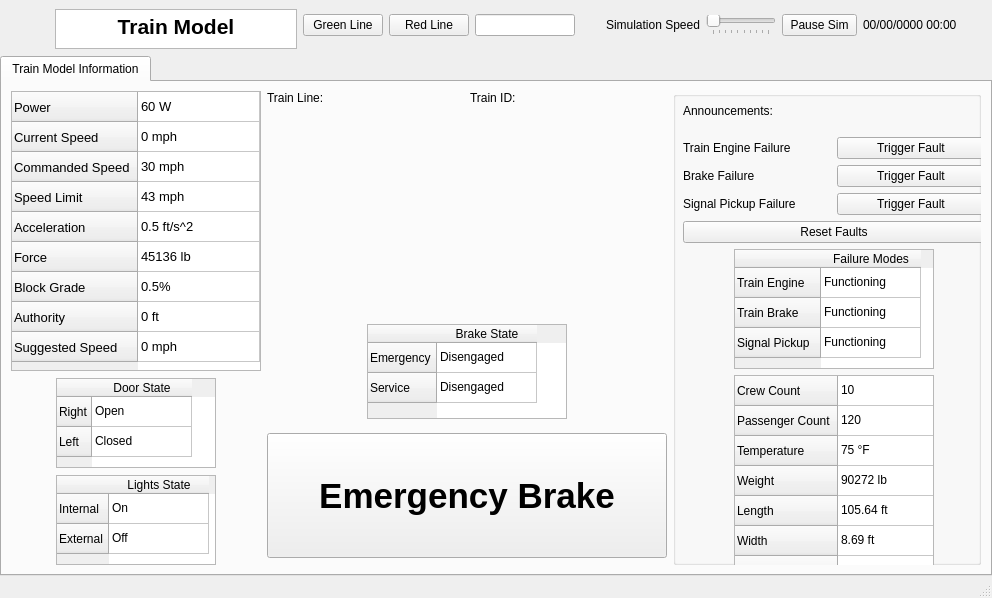
<?xml version="1.0" encoding="UTF-8"?>
<ui version="4.0">
 <class>MainWindow</class>
 <widget class="QMainWindow" name="MainWindow">
  <property name="geometry">
   <rect>
    <x>0</x>
    <y>0</y>
    <width>992</width>
    <height>598</height>
   </rect>
  </property>
  <property name="windowTitle">
   <string>MainWindow</string>
  </property>
  <widget class="QWidget" name="centralwidget">
   <property name="layoutDirection">
    <enum>Qt::LeftToRight</enum>
   </property>
   <property name="autoFillBackground">
    <bool>false</bool>
   </property>
   <layout class="QGridLayout" name="gridLayout_2">
    <property name="leftMargin">
     <number>0</number>
    </property>
    <property name="topMargin">
     <number>0</number>
    </property>
    <property name="rightMargin">
     <number>0</number>
    </property>
    <property name="bottomMargin">
     <number>0</number>
    </property>
    <item row="0" column="0">
     <widget class="QWidget" name="header_widget" native="true">
      <property name="sizePolicy">
       <sizepolicy hsizetype="Preferred" vsizetype="Fixed">
        <horstretch>0</horstretch>
        <verstretch>0</verstretch>
       </sizepolicy>
      </property>
      <property name="minimumSize">
       <size>
        <width>0</width>
        <height>50</height>
       </size>
      </property>
      <layout class="QHBoxLayout" name="header_layout">
       <item>
        <widget class="QLabel" name="AuroraIMG">
         <property name="sizePolicy">
          <sizepolicy hsizetype="Minimum" vsizetype="Minimum">
           <horstretch>0</horstretch>
           <verstretch>0</verstretch>
          </sizepolicy>
         </property>
         <property name="minimumSize">
          <size>
           <width>40</width>
           <height>40</height>
          </size>
         </property>
         <property name="maximumSize">
          <size>
           <width>70</width>
           <height>40</height>
          </size>
         </property>
         <property name="text">
          <string/>
         </property>
         <property name="pixmap">
          <pixmap>images/AuroraLogo.png</pixmap>
         </property>
         <property name="scaledContents">
          <bool>true</bool>
         </property>
        </widget>
       </item>
       <item alignment="Qt::AlignHCenter|Qt::AlignVCenter">
        <widget class="QTextBrowser" name="LogoBrower">
         <property name="sizePolicy">
          <sizepolicy hsizetype="Minimum" vsizetype="Minimum">
           <horstretch>0</horstretch>
           <verstretch>0</verstretch>
          </sizepolicy>
         </property>
         <property name="minimumSize">
          <size>
           <width>100</width>
           <height>40</height>
          </size>
         </property>
         <property name="maximumSize">
          <size>
           <width>16777215</width>
           <height>40</height>
          </size>
         </property>
         <property name="verticalScrollBarPolicy">
          <enum>Qt::ScrollBarAlwaysOff</enum>
         </property>
         <property name="html">
          <string>&lt;!DOCTYPE HTML PUBLIC &quot;-//W3C//DTD HTML 4.0//EN&quot; &quot;http://www.w3.org/TR/REC-html40/strict.dtd&quot;&gt;
&lt;html&gt;&lt;head&gt;&lt;meta name=&quot;qrichtext&quot; content=&quot;1&quot; /&gt;&lt;style type=&quot;text/css&quot;&gt;
p, li { white-space: pre-wrap; }
&lt;/style&gt;&lt;/head&gt;&lt;body style=&quot; font-family:'MS Shell Dlg 2'; font-size:8.25pt; font-weight:400; font-style:normal;&quot;&gt;
&lt;p align=&quot;center&quot; style=&quot; margin-top:0px; margin-bottom:0px; margin-left:0px; margin-right:0px; -qt-block-indent:0; text-indent:0px;&quot;&gt;&lt;span style=&quot; font-size:16pt; font-weight:600;&quot;&gt;Train Model&lt;/span&gt;&lt;/p&gt;&lt;/body&gt;&lt;/html&gt;</string>
         </property>
        </widget>
       </item>
       <item>
        <layout class="QGridLayout" name="gridLayout">
         <item row="0" column="1">
          <widget class="QPushButton" name="redButton">
           <property name="text">
            <string>Red Line</string>
           </property>
          </widget>
         </item>
         <item row="0" column="2">
          <widget class="QLineEdit" name="TrainIdIn">
           <property name="sizePolicy">
            <sizepolicy hsizetype="MinimumExpanding" vsizetype="Fixed">
             <horstretch>0</horstretch>
             <verstretch>0</verstretch>
            </sizepolicy>
           </property>
           <property name="minimumSize">
            <size>
             <width>100</width>
             <height>0</height>
            </size>
           </property>
           <property name="maximumSize">
            <size>
             <width>50</width>
             <height>16777215</height>
            </size>
           </property>
          </widget>
         </item>
         <item row="0" column="0">
          <widget class="QPushButton" name="greenButton">
           <property name="text">
            <string>Green Line</string>
           </property>
          </widget>
         </item>
        </layout>
       </item>
       <item>
        <spacer name="horizontalSpacer">
         <property name="orientation">
          <enum>Qt::Horizontal</enum>
         </property>
         <property name="sizeHint" stdset="0">
          <size>
           <width>40</width>
           <height>20</height>
          </size>
         </property>
        </spacer>
       </item>
       <item>
        <layout class="QHBoxLayout" name="time_control">
         <item>
          <widget class="QLabel" name="simulation_speed_txt">
           <property name="text">
            <string>Simulation Speed</string>
           </property>
          </widget>
         </item>
         <item>
          <widget class="QSlider" name="simSlider">
           <property name="minimumSize">
            <size>
             <width>50</width>
             <height>0</height>
            </size>
           </property>
           <property name="minimum">
            <number>1</number>
           </property>
           <property name="maximum">
            <number>10</number>
           </property>
           <property name="pageStep">
            <number>1</number>
           </property>
           <property name="tracking">
            <bool>false</bool>
           </property>
           <property name="orientation">
            <enum>Qt::Horizontal</enum>
           </property>
           <property name="tickPosition">
            <enum>QSlider::TicksBelow</enum>
           </property>
           <property name="tickInterval">
            <number>1</number>
           </property>
          </widget>
         </item>
         <item>
          <widget class="QPushButton" name="pauseSim">
           <property name="maximumSize">
            <size>
             <width>75</width>
             <height>16777215</height>
            </size>
           </property>
           <property name="text">
            <string>Pause Sim</string>
           </property>
          </widget>
         </item>
         <item>
          <widget class="QLabel" name="timeLabel">
           <property name="minimumSize">
            <size>
             <width>120</width>
             <height>0</height>
            </size>
           </property>
           <property name="maximumSize">
            <size>
             <width>120</width>
             <height>16777215</height>
            </size>
           </property>
           <property name="text">
            <string>00/00/0000 00:00</string>
           </property>
          </widget>
         </item>
        </layout>
       </item>
      </layout>
     </widget>
    </item>
    <item row="1" column="0">
     <widget class="QTabWidget" name="TrainModelInformation">
      <property name="sizePolicy">
       <sizepolicy hsizetype="Expanding" vsizetype="Expanding">
        <horstretch>0</horstretch>
        <verstretch>0</verstretch>
       </sizepolicy>
      </property>
      <property name="font">
       <font>
        <pointsize>9</pointsize>
       </font>
      </property>
      <property name="currentIndex">
       <number>0</number>
      </property>
      <widget class="QWidget" name="Train_Model_Information">
       <attribute name="title">
        <string>Train Model Information</string>
       </attribute>
       <layout class="QGridLayout" name="gridLayout_8">
        <item row="0" column="0">
         <layout class="QHBoxLayout" name="horizontalLayout_2" stretch="0,0,0">
          <property name="sizeConstraint">
           <enum>QLayout::SetNoConstraint</enum>
          </property>
          <item>
           <layout class="QGridLayout" name="train_left_layout">
            <property name="verticalSpacing">
             <number>0</number>
            </property>
            <item row="0" column="0">
             <widget class="QTableWidget" name="PhysicalData">
              <property name="sizePolicy">
               <sizepolicy hsizetype="MinimumExpanding" vsizetype="MinimumExpanding">
                <horstretch>0</horstretch>
                <verstretch>0</verstretch>
               </sizepolicy>
              </property>
              <property name="minimumSize">
               <size>
                <width>250</width>
                <height>280</height>
               </size>
              </property>
              <property name="maximumSize">
               <size>
                <width>250</width>
                <height>16777215</height>
               </size>
              </property>
              <property name="font">
               <font>
                <pointsize>10</pointsize>
               </font>
              </property>
              <property name="editTriggers">
               <set>QAbstractItemView::NoEditTriggers</set>
              </property>
              <property name="columnCount">
               <number>1</number>
              </property>
              <attribute name="horizontalHeaderVisible">
               <bool>false</bool>
              </attribute>
              <attribute name="horizontalHeaderCascadingSectionResizes">
               <bool>true</bool>
              </attribute>
              <attribute name="horizontalHeaderDefaultSectionSize">
               <number>100</number>
              </attribute>
              <attribute name="horizontalHeaderMinimumSectionSize">
               <number>55</number>
              </attribute>
              <attribute name="horizontalHeaderStretchLastSection">
               <bool>true</bool>
              </attribute>
              <attribute name="verticalHeaderVisible">
               <bool>true</bool>
              </attribute>
              <attribute name="verticalHeaderCascadingSectionResizes">
               <bool>true</bool>
              </attribute>
              <row>
               <property name="text">
                <string>Power</string>
               </property>
              </row>
              <row>
               <property name="text">
                <string>Current Speed</string>
               </property>
              </row>
              <row>
               <property name="text">
                <string>Commanded Speed</string>
               </property>
              </row>
              <row>
               <property name="text">
                <string>Speed Limit</string>
               </property>
              </row>
              <row>
               <property name="text">
                <string>Acceleration</string>
               </property>
              </row>
              <row>
               <property name="text">
                <string>Force</string>
               </property>
              </row>
              <row>
               <property name="text">
                <string>Block Grade</string>
               </property>
              </row>
              <row>
               <property name="text">
                <string>Authority</string>
               </property>
              </row>
              <row>
               <property name="text">
                <string>Suggested Speed</string>
               </property>
              </row>
              <column>
               <property name="text">
                <string>Train Data</string>
               </property>
              </column>
              <item row="0" column="0">
               <property name="text">
                <string>60 W</string>
               </property>
              </item>
              <item row="1" column="0">
               <property name="text">
                <string>0 mph</string>
               </property>
              </item>
              <item row="2" column="0">
               <property name="text">
                <string>30 mph</string>
               </property>
              </item>
              <item row="3" column="0">
               <property name="text">
                <string>43 mph</string>
               </property>
              </item>
              <item row="4" column="0">
               <property name="text">
                <string>0.5 ft/s^2</string>
               </property>
              </item>
              <item row="5" column="0">
               <property name="text">
                <string>45136 lb</string>
               </property>
              </item>
              <item row="6" column="0">
               <property name="text">
                <string>0.5%</string>
               </property>
              </item>
              <item row="7" column="0">
               <property name="text">
                <string>0 ft</string>
               </property>
              </item>
              <item row="8" column="0">
               <property name="text">
                <string>0 mph</string>
               </property>
              </item>
             </widget>
            </item>
            <item row="2" column="0" alignment="Qt::AlignHCenter">
             <widget class="QTableWidget" name="DoorState">
              <property name="sizePolicy">
               <sizepolicy hsizetype="Minimum" vsizetype="Minimum">
                <horstretch>0</horstretch>
                <verstretch>0</verstretch>
               </sizepolicy>
              </property>
              <property name="minimumSize">
               <size>
                <width>160</width>
                <height>90</height>
               </size>
              </property>
              <property name="maximumSize">
               <size>
                <width>160</width>
                <height>90</height>
               </size>
              </property>
              <property name="editTriggers">
               <set>QAbstractItemView::NoEditTriggers</set>
              </property>
              <row>
               <property name="text">
                <string>Right</string>
               </property>
              </row>
              <row>
               <property name="text">
                <string>Left</string>
               </property>
              </row>
              <column>
               <property name="text">
                <string>Door State</string>
               </property>
              </column>
              <item row="0" column="0">
               <property name="text">
                <string>Open</string>
               </property>
              </item>
              <item row="1" column="0">
               <property name="text">
                <string>Closed</string>
               </property>
              </item>
             </widget>
            </item>
            <item row="5" column="0" alignment="Qt::AlignHCenter|Qt::AlignVCenter">
             <widget class="QTableWidget" name="LightsState">
              <property name="sizePolicy">
               <sizepolicy hsizetype="Minimum" vsizetype="Minimum">
                <horstretch>0</horstretch>
                <verstretch>0</verstretch>
               </sizepolicy>
              </property>
              <property name="minimumSize">
               <size>
                <width>160</width>
                <height>90</height>
               </size>
              </property>
              <property name="maximumSize">
               <size>
                <width>160</width>
                <height>90</height>
               </size>
              </property>
              <property name="editTriggers">
               <set>QAbstractItemView::NoEditTriggers</set>
              </property>
              <row>
               <property name="text">
                <string>Internal</string>
               </property>
              </row>
              <row>
               <property name="text">
                <string>External</string>
               </property>
              </row>
              <column>
               <property name="text">
                <string>Lights State</string>
               </property>
              </column>
              <item row="0" column="0">
               <property name="text">
                <string>On</string>
               </property>
              </item>
              <item row="1" column="0">
               <property name="text">
                <string>Off</string>
               </property>
              </item>
             </widget>
            </item>
            <item row="1" column="0">
             <spacer name="verticalSpacer">
              <property name="orientation">
               <enum>Qt::Vertical</enum>
              </property>
              <property name="sizeHint" stdset="0">
               <size>
                <width>20</width>
                <height>40</height>
               </size>
              </property>
             </spacer>
            </item>
            <item row="3" column="0">
             <spacer name="verticalSpacer_5">
              <property name="orientation">
               <enum>Qt::Vertical</enum>
              </property>
              <property name="sizeHint" stdset="0">
               <size>
                <width>20</width>
                <height>40</height>
               </size>
              </property>
             </spacer>
            </item>
           </layout>
          </item>
          <item>
           <layout class="QGridLayout" name="mid_layout">
            <property name="sizeConstraint">
             <enum>QLayout::SetDefaultConstraint</enum>
            </property>
            <item row="5" column="0">
             <widget class="QPushButton" name="EmergencyButton">
              <property name="sizePolicy">
               <sizepolicy hsizetype="Maximum" vsizetype="Maximum">
                <horstretch>0</horstretch>
                <verstretch>0</verstretch>
               </sizepolicy>
              </property>
              <property name="minimumSize">
               <size>
                <width>400</width>
                <height>125</height>
               </size>
              </property>
              <property name="maximumSize">
               <size>
                <width>500</width>
                <height>125</height>
               </size>
              </property>
              <property name="font">
               <font>
                <pointsize>26</pointsize>
                <weight>75</weight>
                <bold>true</bold>
               </font>
              </property>
              <property name="text">
               <string>Emergency Brake</string>
              </property>
             </widget>
            </item>
            <item row="6" column="0">
             <spacer name="verticalSpacer_2">
              <property name="orientation">
               <enum>Qt::Vertical</enum>
              </property>
              <property name="sizeHint" stdset="0">
               <size>
                <width>20</width>
                <height>40</height>
               </size>
              </property>
             </spacer>
            </item>
            <item row="0" column="0">
             <layout class="QHBoxLayout" name="train_info_layout">
              <item>
               <widget class="QLabel" name="TrainLine">
                <property name="text">
                 <string>Train Line: </string>
                </property>
               </widget>
              </item>
              <item>
               <widget class="QLabel" name="TrainID">
                <property name="text">
                 <string>Train ID: </string>
                </property>
               </widget>
              </item>
             </layout>
            </item>
            <item row="1" column="0" alignment="Qt::AlignHCenter|Qt::AlignVCenter">
             <widget class="QLabel" name="Advertisment">
              <property name="sizePolicy">
               <sizepolicy hsizetype="Fixed" vsizetype="Fixed">
                <horstretch>0</horstretch>
                <verstretch>0</verstretch>
               </sizepolicy>
              </property>
              <property name="minimumSize">
               <size>
                <width>100</width>
                <height>200</height>
               </size>
              </property>
              <property name="maximumSize">
               <size>
                <width>300</width>
                <height>400</height>
               </size>
              </property>
              <property name="text">
               <string/>
              </property>
              <property name="pixmap">
               <pixmap>images/Ad_3.png</pixmap>
              </property>
              <property name="scaledContents">
               <bool>true</bool>
              </property>
             </widget>
            </item>
            <item row="3" column="0" alignment="Qt::AlignHCenter">
             <widget class="QTableWidget" name="BrakeState">
              <property name="sizePolicy">
               <sizepolicy hsizetype="Minimum" vsizetype="Minimum">
                <horstretch>0</horstretch>
                <verstretch>0</verstretch>
               </sizepolicy>
              </property>
              <property name="minimumSize">
               <size>
                <width>200</width>
                <height>95</height>
               </size>
              </property>
              <property name="maximumSize">
               <size>
                <width>200</width>
                <height>95</height>
               </size>
              </property>
              <property name="font">
               <font>
                <pointsize>9</pointsize>
               </font>
              </property>
              <property name="editTriggers">
               <set>QAbstractItemView::NoEditTriggers</set>
              </property>
              <row>
               <property name="text">
                <string>Emergency</string>
               </property>
              </row>
              <row>
               <property name="text">
                <string>Service</string>
               </property>
              </row>
              <column>
               <property name="text">
                <string>Brake State</string>
               </property>
              </column>
              <item row="0" column="0">
               <property name="text">
                <string>Disengaged</string>
               </property>
              </item>
              <item row="1" column="0">
               <property name="text">
                <string>Disengaged</string>
               </property>
              </item>
             </widget>
            </item>
            <item row="4" column="0">
             <spacer name="verticalSpacer_6">
              <property name="orientation">
               <enum>Qt::Vertical</enum>
              </property>
              <property name="sizeHint" stdset="0">
               <size>
                <width>20</width>
                <height>40</height>
               </size>
              </property>
             </spacer>
            </item>
            <item row="2" column="0">
             <spacer name="verticalSpacer_7">
              <property name="orientation">
               <enum>Qt::Vertical</enum>
              </property>
              <property name="sizeHint" stdset="0">
               <size>
                <width>20</width>
                <height>40</height>
               </size>
              </property>
             </spacer>
            </item>
           </layout>
          </item>
          <item>
           <widget class="QGroupBox" name="groupBox_3">
            <property name="sizePolicy">
             <sizepolicy hsizetype="MinimumExpanding" vsizetype="Preferred">
              <horstretch>0</horstretch>
              <verstretch>0</verstretch>
             </sizepolicy>
            </property>
            <property name="minimumSize">
             <size>
              <width>300</width>
              <height>0</height>
             </size>
            </property>
            <property name="title">
             <string/>
            </property>
            <widget class="QWidget" name="verticalLayoutWidget_5">
             <property name="geometry">
              <rect>
               <x>10</x>
               <y>0</y>
               <width>302</width>
               <height>1105</height>
              </rect>
             </property>
             <layout class="QVBoxLayout" name="verticalLayout_7">
              <item>
               <widget class="QLabel" name="Announcements">
                <property name="sizePolicy">
                 <sizepolicy hsizetype="MinimumExpanding" vsizetype="Minimum">
                  <horstretch>0</horstretch>
                  <verstretch>0</verstretch>
                 </sizepolicy>
                </property>
                <property name="minimumSize">
                 <size>
                  <width>300</width>
                  <height>40</height>
                 </size>
                </property>
                <property name="maximumSize">
                 <size>
                  <width>400</width>
                  <height>50</height>
                 </size>
                </property>
                <property name="font">
                 <font>
                  <pointsize>9</pointsize>
                 </font>
                </property>
                <property name="text">
                 <string>Announcements: </string>
                </property>
               </widget>
              </item>
              <item>
               <layout class="QGridLayout" name="gridLayout_5">
                <item row="0" column="1">
                 <layout class="QVBoxLayout" name="murphyOutputsBlockTB_2">
                  <item>
                   <widget class="QPushButton" name="TestTrainEngine">
                    <property name="text">
                     <string>Trigger Fault</string>
                    </property>
                   </widget>
                  </item>
                  <item>
                   <widget class="QPushButton" name="TestBrake">
                    <property name="text">
                     <string>Trigger Fault</string>
                    </property>
                   </widget>
                  </item>
                  <item>
                   <widget class="QPushButton" name="TestSignalPickup">
                    <property name="text">
                     <string>Trigger Fault</string>
                    </property>
                   </widget>
                  </item>
                 </layout>
                </item>
                <item row="0" column="0">
                 <layout class="QVBoxLayout" name="murphylabelsBlock" stretch="0,0,0">
                  <item>
                   <widget class="QLabel" name="TrainEngineFailureLabel">
                    <property name="text">
                     <string>Train Engine Failure</string>
                    </property>
                   </widget>
                  </item>
                  <item>
                   <widget class="QLabel" name="SignalPickupFailureLabel">
                    <property name="text">
                     <string>Brake Failure</string>
                    </property>
                   </widget>
                  </item>
                  <item>
                   <widget class="QLabel" name="BrakeFailureLabel">
                    <property name="text">
                     <string>Signal Pickup Failure</string>
                    </property>
                   </widget>
                  </item>
                 </layout>
                </item>
               </layout>
              </item>
              <item>
               <widget class="QPushButton" name="resetButton">
                <property name="sizePolicy">
                 <sizepolicy hsizetype="MinimumExpanding" vsizetype="Fixed">
                  <horstretch>0</horstretch>
                  <verstretch>0</verstretch>
                 </sizepolicy>
                </property>
                <property name="minimumSize">
                 <size>
                  <width>200</width>
                  <height>0</height>
                 </size>
                </property>
                <property name="text">
                 <string>Reset Faults</string>
                </property>
               </widget>
              </item>
              <item alignment="Qt::AlignHCenter">
               <widget class="QTableWidget" name="FailureModes">
                <property name="sizePolicy">
                 <sizepolicy hsizetype="MinimumExpanding" vsizetype="MinimumExpanding">
                  <horstretch>0</horstretch>
                  <verstretch>0</verstretch>
                 </sizepolicy>
                </property>
                <property name="minimumSize">
                 <size>
                  <width>200</width>
                  <height>120</height>
                 </size>
                </property>
                <property name="maximumSize">
                 <size>
                  <width>200</width>
                  <height>120</height>
                 </size>
                </property>
                <property name="font">
                 <font>
                  <pointsize>9</pointsize>
                 </font>
                </property>
                <property name="editTriggers">
                 <set>QAbstractItemView::NoEditTriggers</set>
                </property>
                <row>
                 <property name="text">
                  <string>Train Engine </string>
                 </property>
                </row>
                <row>
                 <property name="text">
                  <string>Train Brake </string>
                 </property>
                </row>
                <row>
                 <property name="text">
                  <string>Signal Pickup </string>
                 </property>
                </row>
                <column>
                 <property name="text">
                  <string>Failure Modes</string>
                 </property>
                </column>
                <item row="0" column="0">
                 <property name="text">
                  <string>Functioning</string>
                 </property>
                </item>
                <item row="1" column="0">
                 <property name="text">
                  <string>Functioning</string>
                 </property>
                </item>
                <item row="2" column="0">
                 <property name="text">
                  <string>Functioning</string>
                 </property>
                </item>
               </widget>
              </item>
              <item alignment="Qt::AlignHCenter">
               <widget class="QTableWidget" name="TrainSize">
                <property name="sizePolicy">
                 <sizepolicy hsizetype="MinimumExpanding" vsizetype="Minimum">
                  <horstretch>0</horstretch>
                  <verstretch>0</verstretch>
                 </sizepolicy>
                </property>
                <property name="minimumSize">
                 <size>
                  <width>200</width>
                  <height>225</height>
                 </size>
                </property>
                <property name="maximumSize">
                 <size>
                  <width>200</width>
                  <height>225</height>
                 </size>
                </property>
                <property name="editTriggers">
                 <set>QAbstractItemView::NoEditTriggers</set>
                </property>
                <attribute name="horizontalHeaderVisible">
                 <bool>false</bool>
                </attribute>
                <attribute name="horizontalHeaderDefaultSectionSize">
                 <number>175</number>
                </attribute>
                <attribute name="horizontalHeaderMinimumSectionSize">
                 <number>1</number>
                </attribute>
                <row>
                 <property name="text">
                  <string>Crew Count</string>
                 </property>
                </row>
                <row>
                 <property name="text">
                  <string>Passenger Count</string>
                 </property>
                </row>
                <row>
                 <property name="text">
                  <string>Temperature</string>
                 </property>
                </row>
                <row>
                 <property name="text">
                  <string>Weight</string>
                 </property>
                </row>
                <row>
                 <property name="text">
                  <string>Length</string>
                 </property>
                </row>
                <row>
                 <property name="text">
                  <string>Width</string>
                 </property>
                </row>
                <row>
                 <property name="text">
                  <string>Height</string>
                 </property>
                </row>
                <column>
                 <property name="text">
                  <string>Train Information</string>
                 </property>
                </column>
                <item row="0" column="0">
                 <property name="text">
                  <string>10</string>
                 </property>
                </item>
                <item row="1" column="0">
                 <property name="text">
                  <string>120</string>
                 </property>
                </item>
                <item row="2" column="0">
                 <property name="text">
                  <string>75 °F</string>
                 </property>
                </item>
                <item row="3" column="0">
                 <property name="text">
                  <string>90272 lb</string>
                 </property>
                </item>
                <item row="4" column="0">
                 <property name="text">
                  <string>105.64 ft</string>
                 </property>
                </item>
                <item row="5" column="0">
                 <property name="text">
                  <string>8.69 ft</string>
                 </property>
                </item>
                <item row="6" column="0">
                 <property name="text">
                  <string>11.22 ft</string>
                 </property>
                </item>
               </widget>
              </item>
              <item>
               <spacer name="verticalSpacer_3">
                <property name="orientation">
                 <enum>Qt::Vertical</enum>
                </property>
                <property name="sizeHint" stdset="0">
                 <size>
                  <width>20</width>
                  <height>40</height>
                 </size>
                </property>
               </spacer>
              </item>
             </layout>
            </widget>
           </widget>
          </item>
         </layout>
        </item>
       </layout>
      </widget>
     </widget>
    </item>
   </layout>
  </widget>
  <widget class="QStatusBar" name="statusbar"/>
  <action name="actionTrain_Model_Information">
   <property name="text">
    <string>Train Model Information</string>
   </property>
  </action>
  <action name="actionTestbench">
   <property name="text">
    <string>Testbench</string>
   </property>
  </action>
 </widget>
 <resources/>
 <connections>
  <connection>
   <sender>actionTestbench</sender>
   <signal>triggered()</signal>
   <receiver>TrainModelInformation</receiver>
   <slot>setFocus()</slot>
   <hints>
    <hint type="sourcelabel">
     <x>-1</x>
     <y>-1</y>
    </hint>
    <hint type="destinationlabel">
     <x>540</x>
     <y>421</y>
    </hint>
   </hints>
  </connection>
  <connection>
   <sender>actionTrain_Model_Information</sender>
   <signal>triggered()</signal>
   <receiver>TrainModelInformation</receiver>
   <slot>setFocus()</slot>
   <hints>
    <hint type="sourcelabel">
     <x>-1</x>
     <y>-1</y>
    </hint>
    <hint type="destinationlabel">
     <x>540</x>
     <y>421</y>
    </hint>
   </hints>
  </connection>
 </connections>
</ui>
